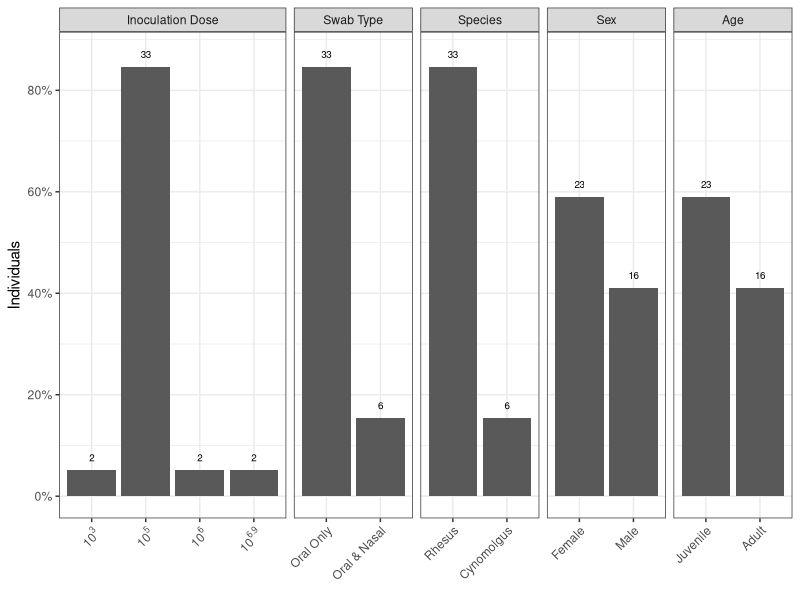
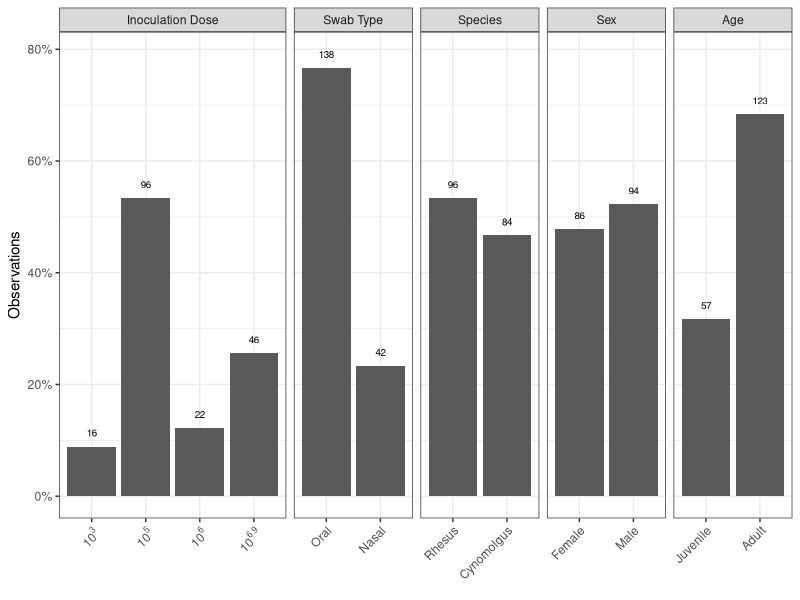

These figures' R source, in order: (Note: this script raises an error after producing the figures.)
rm(list = ls())

## Install and load necessary packages -----------------------------------------

req_pkgs <- c("dplyr", "tidyr", "ggplot2", "scales", "patchwork")
new_pkgs <- req_pkgs[!(req_pkgs %in% installed.packages()[, "Package"])]
if (length(new_pkgs)) {
  install.packages(new_pkgs, dependences = TRUE)
}
invisible(lapply(req_pkgs, library, character.only = TRUE))

## Load data -------------------------------------------------------------------

data <- read.csv("data/additional-data.csv")
data$individual <- as.factor(data$individual)
data$animal_species <- as.factor(data$animal_species)
data$data_type <- as.factor(data$data_type)
data$sex <- as.factor(data$sex)
data$age <- as.factor(data$age)

## Fig 1A: data summary bar plots ----------------------------------------------

theme_set(theme_bw())

data_final <- NA
indivs <- unique(data$individual)
for (indiv in indivs) {
  data_indiv <- data %>% filter(individual == indiv) %>% distinct()
  if (nrow(data_indiv) == 1) {
    data_indiv$data_type <- "Oral ~ Only"
    data_final <- rbind(data_final, data_indiv)
  }
  else {
    data_indiv$data_type <- "Oral ~ '&' ~ Nasal"
    data_final <- rbind(data_final, data_indiv[1,])
  }
}
data_final <- data_final[2:nrow(data_final),]

# species ordering
data_final <- data_final %>%
  mutate(animal_species = case_when(animal_species == "RM" ~ "Rhesus",
                                    animal_species == "CM" ~ "Cynomolgus"))
data_final$animal_species <- factor(data_final$animal_species, levels = c("Rhesus", "Cynomolgus"))

# dose ordering
data_final <- data_final %>%
  mutate(TCID_dose = case_when(TCID_dose == 1000 ~ "10^3",
                               TCID_dose == 100000 ~ "10^5",
                               TCID_dose == 1000000 ~ "10^6",
                               TCID_dose == 8571429 ~ "10^6.9"))
data_final$TCID_dose <- factor(data_final$TCID_dose,
                               levels = c("10^3",
                                          "10^5",
                                          "10^6",
                                          "10^6.9"))

# data type ordering
data_final$data_type <- factor(data_final$data_type, levels = c("Oral ~ Only", "Oral ~ '&' ~ Nasal"))

# sex ordering
data_final <- data_final %>%
  mutate(sex = case_when(sex == "F" ~ "Female",
                         sex == "M" ~ "Male"))
data_final$sex <- factor(data_final$sex, levels = c("Female", "Male"))

# age ordering
data_final <- data_final %>%
  mutate(age = case_when(age == "adult" ~ "Adult",
                         TRUE ~ "Juvenile"))
data_final$age <- factor(data_final$age, levels = c("Juvenile", "Adult"))

# facet ordering
data_final <- data_final %>%
  pivot_longer(!individual, names_to = "facet", values_to = "value")
data_final <- data_final %>%
  mutate(facet = case_when(facet == "age" ~ "Age",
                           facet == "animal_species" ~ "Species",
                           facet == "data_type" ~ "Swab Type",
                           facet == "sex" ~ "Sex",
                           facet == "TCID_dose" ~ "Inoculation Dose"))
data_final$facet <- factor(data_final$facet,
                           levels = c("Inoculation Dose",
                                      "Swab Type",
                                      "Species",
                                      "Sex",
                                      "Age"))

# plot bar plots
p1 <- ggplot(data_final, aes(x = value)) +
  geom_bar() +
  geom_text(aes(label = after_stat(count)), stat = "count", nudge_y = 1, size = 2.5) +
  scale_x_discrete(labels = str2expression) +
  scale_y_continuous(breaks = c(0*7.8, 1*7.8, 2*7.8, 3*7.8, 4*7.8, 5*7.8),
                     labels = c("0%", "20%", "40%", "60%", "80%", "100%")) +
  xlab(element_blank()) +
  ylab("Individuals") +
  theme(axis.text.x = element_text(angle = 45, vjust = 1, hjust=1)) +
  facet_grid(~facet, scales = "free_x", space = "free")

plot(p1)

## Fig 1B: data summary bar plots ----------------------------------------------

theme_set(theme_bw())

# species ordering
data_final <- data %>%
  mutate(animal_species = case_when(animal_species == "RM" ~ "Rhesus",
                                   animal_species == "CM" ~ "Cynomolgus"))
data_final$animal_species <- factor(data_final$animal_species, levels = c("Rhesus", "Cynomolgus"))

# dose ordering
data_final <- data_final %>%
  mutate(TCID_dose = case_when(TCID_dose == 1000 ~ "10^3",
                               TCID_dose == 100000 ~ "10^5",
                               TCID_dose == 1000000 ~ "10^6",
                               TCID_dose == 8571429 ~ "10^6.9"))
data_final$TCID_dose <- factor(data_final$TCID_dose,
                               levels = c("10^3",
                                          "10^5",
                                          "10^6",
                                          "10^6.9"))

# data type ordering
data_final <- data_final %>%
  mutate(data_type = case_when(data_type == "nasal swab" ~ "Nasal",
                               TRUE ~ "Oral"))
data_final$data_type <- factor(data_final$data_type, levels = c("Oral", "Nasal"))

# sex ordering
data_final <- data_final %>%
  mutate(sex = case_when(sex == "F" ~ "Female",
                         sex == "M" ~ "Male"))
data_final$sex <- factor(data_final$sex, levels = c("Female", "Male"))

# age ordering
data_final <- data_final %>%
  mutate(age = case_when(age == "adult" ~ "Adult",
                         TRUE ~ "Juvenile"))
data_final$age <- factor(data_final$age, levels = c("Juvenile", "Adult"))

# facet ordering
data_final <- data_final %>%
  pivot_longer(!individual, names_to = "facet", values_to = "value")
data_final <- data_final %>%
  mutate(facet = case_when(facet == "age" ~ "Age",
                           facet == "animal_species" ~ "Species",
                           facet == "data_type" ~ "Swab Type",
                           facet == "sex" ~ "Sex",
                           facet == "TCID_dose" ~ "Inoculation Dose"))
data_final$facet <- factor(data_final$facet,
                           levels = c("Inoculation Dose",
                                      "Swab Type",
                                      "Species",
                                      "Sex",
                                      "Age"))

# plot bar plots
p2 <- ggplot(data_final, aes(x = value)) +
  geom_bar() +
  geom_text(aes(label = after_stat(count)), stat = "count", nudge_y = 4.5, size = 2.5) +
  scale_x_discrete(labels = str2expression) +
  scale_y_continuous(breaks = c(0*36, 1*36, 2*36, 3*36, 4*36, 5*36),
                     labels = c("0%", "20%", "40%", "60%", "80%", "100%")) +
  xlab(element_blank()) +
  ylab("Observations") +
  theme(axis.text.x = element_text(angle = 45, vjust = 1, hjust=1)) +
  facet_grid(~facet, scales = "free_x", space = "free")

plot(p2)

## Fig 1: combined data summary plot -------------------------------------------

fig <- (p1 / p2) + plot_annotation(tag_levels = "A")

## Save plot -------------------------------------------------------------------

ggsave("outputs/figures/Fig1.tiff", fig, width = 9, height = 6)
